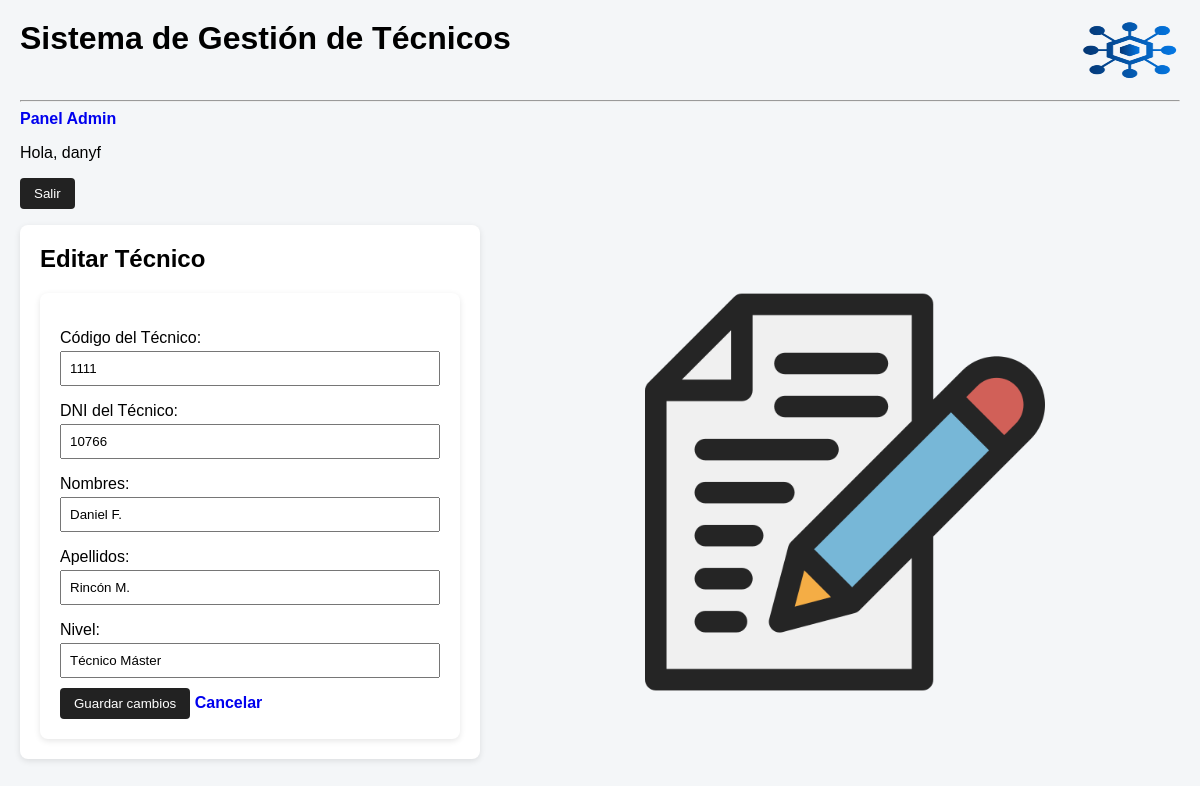
The page /editar/1/ (signed in) on the database its author committed.
### tecnicos/models.py (models this page shows, shortened)
class Tecnico(models.Model):
    codigo = models.CharField(
        max_length=20,
        unique=True,
        verbose_name="Código del Técnico"
        )
    dni = models.CharField(
        max_length=15,
        verbose_name="DNI del Técnico"
        )
    nombres = models.CharField(
        max_length=100
    )
    apellidos = models.CharField(
        max_length=100
    )
    nivel = models.CharField(
        max_length=20,
        default="Auxiliar",
    )
    fecha_registro = models.DateField(
        auto_now_add=True
    )

### tecnicos/views.py (the view)
# urls.py: path('editar/<int:id>/', views.editar, name='editar'),
@never_cache
@login_required
@user_passes_test(es_admin)
def editar(request, id):
    tecnico = get_object_or_404(Tecnico, id=id)
    form = TecnicoForm(request.POST or None, instance=tecnico)
    if form.is_valid():
        form.save()
        messages.success(request, 'Datos actualizados.')
        return redirect('index')
    return render(request, 'tecnicos/editar.html', {'form': form})

### tecnicos/forms.py
class TecnicoForm(forms.ModelForm):
    class Meta:
        model = Tecnico
        fields = ['codigo', 'dni', 'nombres', 'apellidos', 'nivel']

### tecnicos/views.py (called while the page is built)
def es_admin(user):
    return user.is_superuser

### tecnicos/templates/tecnicos/editar.html (shortened to what this page needs)
{% extends 'base.html' %}
{% load static %}
{% block content %}
<div class="contenedor">
    <div class="formulario">
        <h2>Editar Técnico</h2>
        <form method="post" class="formulario-editar">
            {{ form.as_p }}
            <button type="submit">Guardar cambios</button>
            <a href="{% url 'index' %}">Cancelar</a>
        </form>
    </div>
    <div class="imagen-editar">
        <img src="{% static 'tecnicos/img/editar.png' %}" alt="Editar técnico">
    </div>
</div>
{% endblock %}

### tecnicos/templates/base.html (shortened to what this page needs)
{% load static %}
<!doctype html>
<html lang="es">
  <head>
    <link rel="stylesheet" href="{% static 'tecnicos/css/estilos.css' %}" />
  </head>
  <body>
    <div class="encabezado">
      <h1>Sistema de Gestión de Técnicos</h1>
      <img
        src="{% static 'tecnicos/img/logoAzul.png' %}"
        alt="Logo"
        class="img-logo"
      />
    </div>
    <hr />
    {% if user.is_superuser %}
    <a href="{% url 'index' %}">Panel Admin</a>
{% endif %}
    {% if user.is_authenticated %}
      {% if user.is_authenticated %}
    <p>
        Hola, {{ user.username }}
        <form method="post" action="{% url 'logout' %}" style="display:inline;">
            <button type="submit" class="logout-btn">Salir</button>
        </form>
    </p>
{% endif %}
    {% else %}
    <a href="{% url 'login' %}">Iniciar sesión</a>
    {% endif %}
     {% block content %}{% endblock %}
  </body>
</html>

### tecnicos/static/tecnicos/css/estilos.css (style rules this page uses)
* { box-sizing: border-box; font-family: Arial, sans-serif; }
body { background: #f4f6f8; margin: 0; padding: 20px; }
h1, h2 { margin-top: 0; }
.contenedor { display: flex; gap: 30px; align-items: center; }
.encabezado { display: flex; justify-content: space-between; margin-bottom: 20px; }
.formulario { width: 500; background: #ffffff; padding: 20px; border-radius: 8px; box-shadow: 0 2px 6px rgba(0,0,0,0.1); }
.formulario form p { margin-bottom: 10px; }
.formulario input, .formulario select { width: 100%; padding: 8px; margin-top: 4px; }
.formulario-editar { width: 420px; background: #ffffff; padding: 20px; border-radius: 8px; box-shadow: 0 2px 6px rgba(0,0,0,0.1); }
.formulario-editar input, .formulario-editar select { width: 100%; padding: 8px; margin-top: 4px; }
button { padding: 8px 14px; border: none; border-radius: 4px; background: #222; color: #fff; cursor: pointer; }
a { text-decoration: none; font-weight: bold; }
.imagen-editar { flex: 1; display: flex; justify-content: center; align-items: center; }
.imagen-editar img { max-width: 400px; width: 100%; opacity: 0.85; }
.img-logo { height: 60px; width: 100PX; vertical-align: middle; margin-left: 15px; }

### rows shown on the page
Tecnico: codigo "1111", dni "10766", nombres "Daniel F.", apellidos "Rincón M.", nivel "Técnico Máster"

### other values the page prints
{{ user.username }} "danyf"
